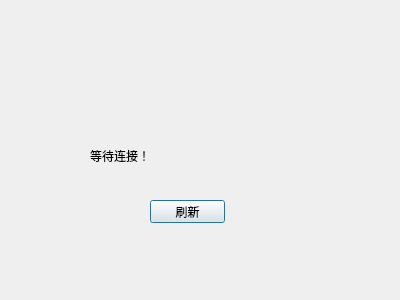
<?xml version="1.0" encoding="UTF-8"?>
<ui version="4.0">
 <class>Server</class>
 <widget class="QDialog" name="Server">
  <property name="geometry">
   <rect>
    <x>0</x>
    <y>0</y>
    <width>400</width>
    <height>300</height>
   </rect>
  </property>
  <property name="windowTitle">
   <string>Server</string>
  </property>
  <widget class="QLabel" name="label">
   <property name="geometry">
    <rect>
     <x>90</x>
     <y>140</y>
     <width>201</width>
     <height>31</height>
    </rect>
   </property>
   <property name="text">
    <string>等待连接！</string>
   </property>
  </widget>
  <widget class="QPushButton" name="freshButton">
   <property name="geometry">
    <rect>
     <x>150</x>
     <y>200</y>
     <width>75</width>
     <height>23</height>
    </rect>
   </property>
   <property name="text">
    <string>刷新</string>
   </property>
  </widget>
 </widget>
 <layoutdefault spacing="6" margin="11"/>
 <resources/>
 <connections/>
</ui>
